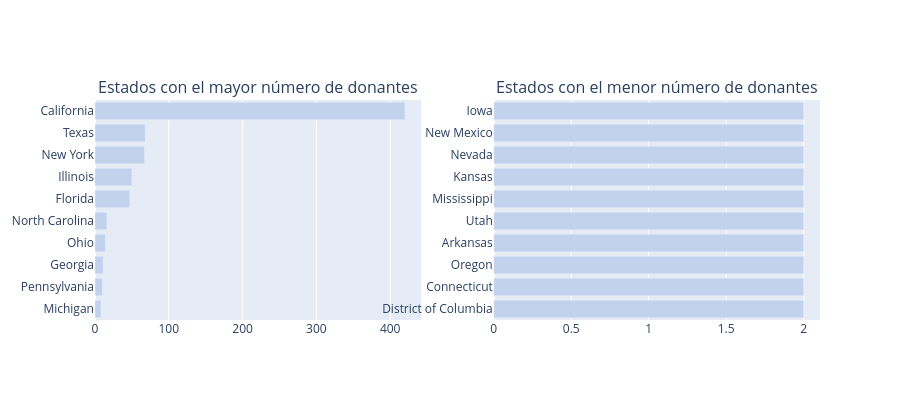

The cell this chart's notebook holds for it:
### Code cell
def bar_hor(df, col, title, color, w=None, h=None, lm=0, limit=100, return_trace=False, rev=False):
    cnt_srs = df[col].value_counts()
    yy = cnt_srs.head(limit).index[::-1]
    xx = cnt_srs.head(limit).values[::-1]

    if rev:
        yy = cnt_srs.tail(limit).index[::-1]
        xx = cnt_srs.tail(limit).values[::-1]

    trace = go.Bar(y=yy, x=xx, orientation='h',
                   marker=dict(color=color))

    if return_trace:
        return trace

    layout = dict(title=title, margin=dict(l=lm), width=w, height=h)
    fig = go.Figure(data=[trace], layout=layout)
    iplot(fig)


def bar_hor_noagg(x, y, title, color, w=None, h=None, lm=0, limit=100, rt=False):
    trace = go.Bar(y=x, x=y, orientation='h',
                   marker=dict(color=color))

    if rt:
        return trace

    layout = dict(title=title, margin=dict(l=lm), width=w, height=h)
    fig = go.Figure(data=[trace], layout=layout)
    iplot(fig)


def bar_ver_noagg(x, y, title, color, w=None, h=None, lm=0, rt=False):
    trace = go.Bar(y=y, x=x,
                   marker=dict(color=color))

    if rt:
        return trace

    layout = dict(title=title, margin=dict(l=lm), width=w, height=h)
    fig = go.Figure(data=[trace], layout=layout)
    iplot(fig)


trace1 = bar_hor(
    donors_df,
    'Donor City',
    "Ciudades con el mayor número de donantes",
    '#c2d2ed',
    500, 400, 200,
    limit=10,
    return_trace=True
)

trace2 = bar_hor(
    donors_df,
    'Donor State',
    "Estados con el mayor número de donantes",
    '#c2d2ed',
    500, 400, 200,
    limit=10,
    return_trace=True
)

trace4 = bar_hor(
    donors_df,
    'Donor State',
    "Estados con el menor número de donantes",
    '#c2d2ed',
    600, 400, 200,
    limit=10,
    return_trace=True,
    rev=True
)

fig = tools.make_subplots(
    rows=1,
    cols=2,
    print_grid=False,
    subplot_titles=[
        'Estados con el mayor número de donantes',
        'Estados con el menor número de donantes'
    ]
)

fig.append_trace(trace2, 1, 1)
fig.append_trace(trace4, 1, 2)

fig['layout'].update(height=400, showlegend=False)
iplot(fig)

### Figure 1 — Plotly figure (JSON) as saved in the notebook; plotly's stock layout.template omitted (floating-point values rounded to 4 significant figures)
{"data": [{"marker": {"color": "#c2d2ed"}, "orientation": "h", "type": "bar", "x": [8, 10, 11, 14, 16, 47, 50, 67, 68, 420], "xaxis": "x", "y": ["Michigan", "Pennsylvania", "Georgia", "Ohio", "North Carolina", "Florida", "Illinois", "New York", "Texas", "California"], "yaxis": "y"}, {"marker": {"color": "#c2d2ed"}, "orientation": "h", "type": "bar", "x": [2, 2, 2, 2, 2, 2, 2, 2, 2, 2], "xaxis": "x2", "y": ["District of Columbia", "Connecticut", "Oregon", "Arkansas", "Utah", "Mississippi", "Kansas", "Nevada", "New Mexico", "Iowa"], "yaxis": "y2"}], "layout": {"annotations": [{"font": {"size": 16}, "showarrow": false, "text": "Estados con el mayor número de donantes", "x": 0.225, "xanchor": "center", "xref": "paper", "y": 1, "yanchor": "bottom", "yref": "paper"}, {"font": {"size": 16}, "showarrow": false, "text": "Estados con el menor número de donantes", "x": 0.775, "xanchor": "center", "xref": "paper", "y": 1, "yanchor": "bottom", "yref": "paper"}], "height": 400, "showlegend": false, "xaxis": {"anchor": "y", "domain": [0, 0.45]}, "xaxis2": {"anchor": "y2", "domain": [0.55, 1]}, "yaxis": {"anchor": "x", "domain": [0, 1]}, "yaxis2": {"anchor": "x2", "domain": [0, 1]}}}
